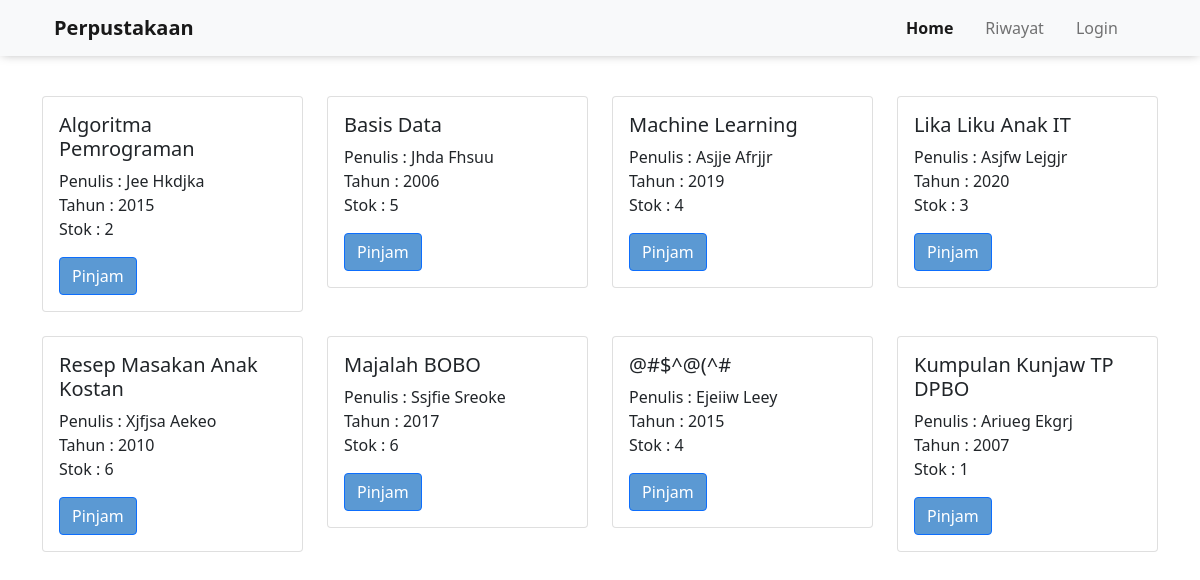
The page / on the database its author committed.
### tables this page shows
CREATE TABLE `buku` (
  `id_buku` int(11) NOT NULL,
  `kode_buku` char(5) NOT NULL,
  `judul_buku` varchar(50) NOT NULL,
  `penulis_buku` varchar(50) NOT NULL,
  `penerbit_buku` varchar(50) NOT NULL,
  `tahun_penerbit` char(4) NOT NULL,
  `stok` int(11) NOT NULL
);

### index.php (the view, shortened to what this page needs)
<?php
	include 'conn.php';
	$buku = mysqli_query($conn, 'SELECT * FROM buku');
?>
<!doctype html>
<html lang="en">
<head>
	<link href="https://cdn.jsdelivr.net/npm/bootstrap@5.1.3/dist/css/bootstrap.min.css" rel="stylesheet">
	<link rel="stylesheet" href="style.css">
</head>
<body>
	<nav class="navbar navbar-expand-lg navbar-light bg-light fixed-top mb-5" style="box-shadow: 0px 0px 10px -2px rgba(0,0,0,0.35);">
		<div class="container ps-4 pe-4">
			<a class="navbar-brand" href="index.php">
				<b>
					Perpustakaan
				</b>
            </a>
			<div class="collapse navbar-collapse" id="navbarNav">
				<ul class="navbar-nav ms-auto">
                    <li class="nav-item">
						<a class="nav-link active" href="index.php">Home&emsp;</a>
					</li>
					<li class="nav-item">
						<a class="nav-link" href="riwayat.php">Riwayat&emsp;</a>
					</li>
					<li class="nav-item">
						<a class="nav-link" href="profile.php">
							<?php
								if(!isset($_SESSION["login"])) {
									echo "Login";
								} else {
									echo $_SESSION['nama_anggota'];
								}
							?>
						&emsp;</a>
					</li>
				</ul>
			</div>
		</div>
	</nav>
	<div class="container mt-5 pt-5">
		<div class="row">
			<?php foreach ($buku as $resultBuku) { ?>
				<div class="col-lg-3 col-md-4 col-sm-6 col-6 mb-4">
					<div class="card">
						<div class="card-body">
							<h5 class="card-title"><?= $resultBuku['judul_buku']; ?></h5>
							<p class="card-text">Penulis : <?= $resultBuku['penulis_buku']; ?> <br> Tahun : <?= $resultBuku['tahun_penerbit']; ?> <br> Stok : <?= $resultBuku['stok']; ?></p>
							<?php if(isset($_SESSION["login"])) { ?>
								<a href="detail.php?id_buku=<?php echo $resultBuku['id_buku']; ?>" class="btn btn-primary" data-bs-toggle="modal" data-bs-target="#exampleModal-<?php echo $resultBuku['id_buku']; ?>"><span class="iconify-inline" data-icon="fa6-solid:cart-plus" style="color: white;"></span> Pinjam </a>
							<?php } else { ?>
								<a href="login.php" class="btn btn-primary"><span class="iconify-inline" data-icon="fa6-solid:cart-plus" style="color: white;"></span> Pinjam </a>
							<?php } ?>
						</div>
					</div>
				</div>
			<?php } ?>
		</div>
	</div>
</body>
</html>

### style.css (style rules this page uses)
.btn-primary { background-color: rgb(91, 153, 211) !important; }
.active { font-weight: bold !important; }

### rows shown on the page
buku: judul_buku "Algoritma Pemrograman", penulis_buku "Jee Hkdjka", tahun_penerbit "2015", stok "2"
buku: judul_buku "Basis Data", penulis_buku "Jhda Fhsuu", tahun_penerbit "2006", stok "5"
buku: judul_buku "Machine Learning", penulis_buku "Asjje Afrjjr", tahun_penerbit "2019", stok "4"
buku: judul_buku "Lika Liku Anak IT", penulis_buku "Asjfw Lejgjr", tahun_penerbit "2020", stok "3"
buku: judul_buku "Resep Masakan Anak Kostan", penulis_buku "Xjfjsa Aekeo", tahun_penerbit "2010", stok "6"
buku: judul_buku "Majalah BOBO", penulis_buku "Ssjfie Sreoke", tahun_penerbit "2017", stok "6"
buku: judul_buku "@#$^@(^#", penulis_buku "Ejeiiw Leey", tahun_penerbit "2015", stok "4"
buku: judul_buku "Kumpulan Kunjaw TP DPBO", penulis_buku "Ariueg Ekgrj", tahun_penerbit "2007", stok "1"
